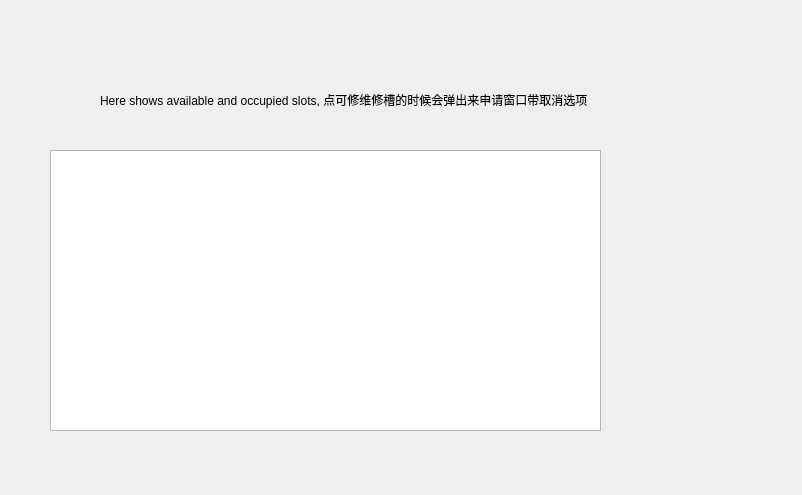
<?xml version="1.0" encoding="UTF-8"?>
<ui version="4.0">
 <class>slots_table</class>
 <widget class="QWidget" name="slots_table">
  <property name="geometry">
   <rect>
    <x>0</x>
    <y>0</y>
    <width>802</width>
    <height>495</height>
   </rect>
  </property>
  <property name="windowTitle">
   <string>Form</string>
  </property>
  <widget class="QLabel" name="label">
   <property name="geometry">
    <rect>
     <x>100</x>
     <y>90</y>
     <width>641</width>
     <height>19</height>
    </rect>
   </property>
   <property name="text">
    <string>Here shows available and occupied slots, 点可修维修槽的时候会弹出来申请窗口带取消选项</string>
   </property>
  </widget>
  <widget class="QTableWidget" name="tableWidget">
   <property name="geometry">
    <rect>
     <x>50</x>
     <y>150</y>
     <width>551</width>
     <height>281</height>
    </rect>
   </property>
  </widget>
 </widget>
 <resources/>
 <connections/>
</ui>
